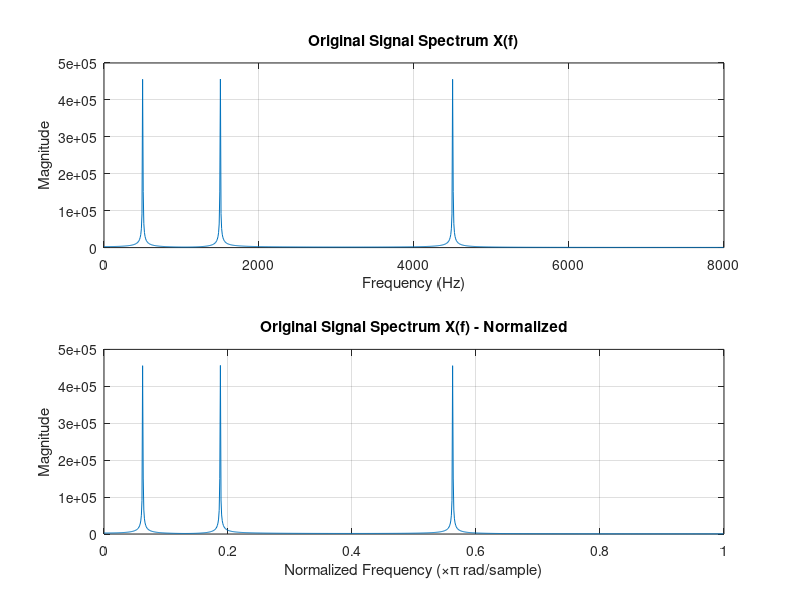
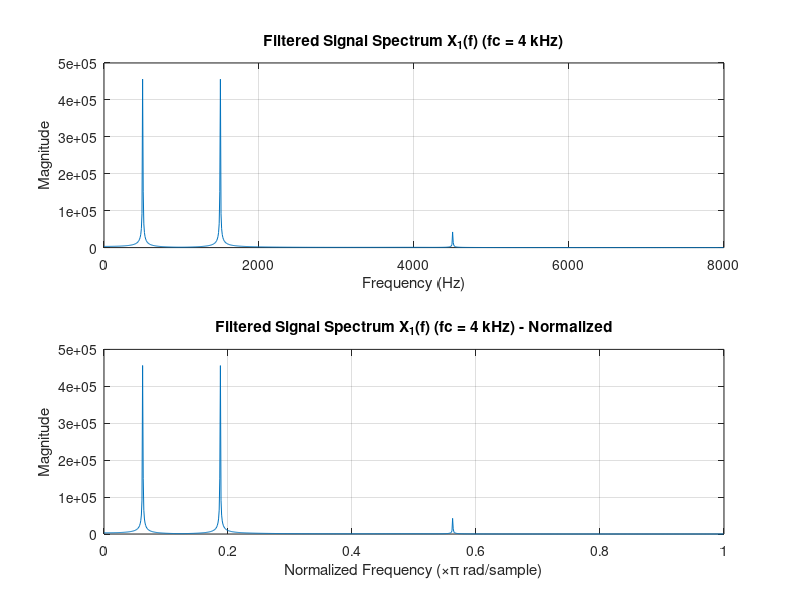
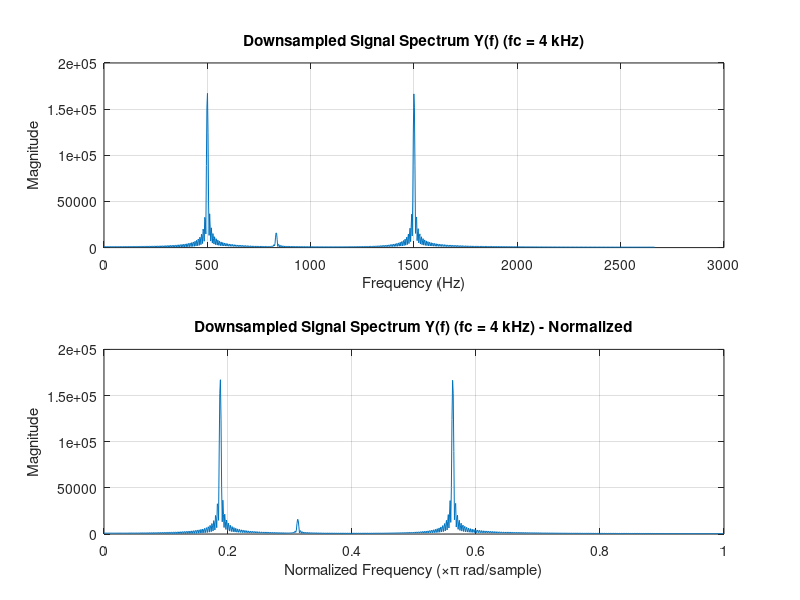
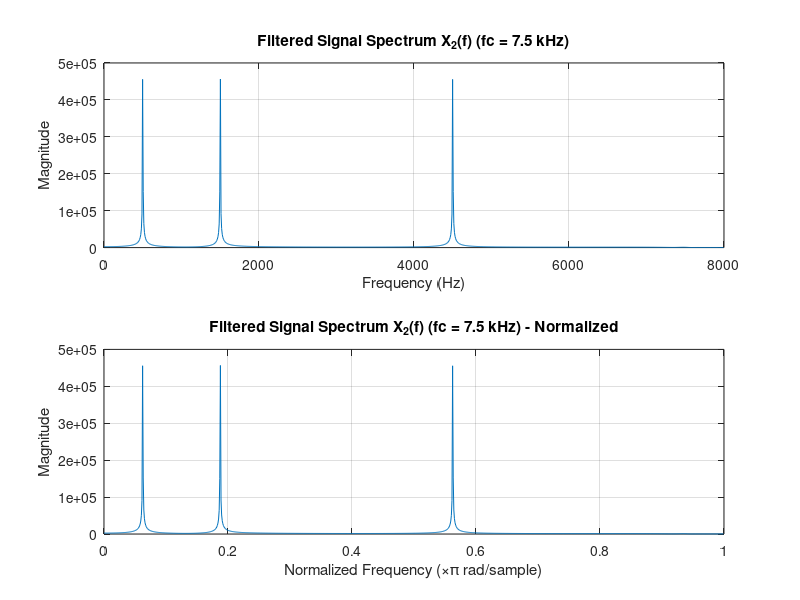

Reproduce these figures in MATLAB, in order.
fs = 16000; % 采样频率
N = 2024; % 信号长度
n = 0:N-1; % 时间轴

% 生成信号 x 的频率分量
f1 = 500;
f2 = 1500;
f3 = 4500;
x = 500*cos(2*pi*f1/fs.*n) + 500*cos(2*pi*f2/fs.*n) + 500*cos(2*pi*f3/fs.*n);

% 计算信号 x 的频谱
fftX = abs(fft(x, N));
F = (0:N/2-1)*(fs)/N;

% 绘制信号 x 的频谱
figure;
subplot(2, 1, 1)
plot(F, fftX(1:N/2))
xlabel('Frequency (Hz)')
ylabel('Magnitude')
title('Original Signal Spectrum X(f)')
grid on

% 绘制归一化标度频谱
subplot(2, 1, 2)
F_normalized = F / (fs / 2);
plot(F_normalized, fftX(1:N/2))
xlabel('Normalized Frequency (×π rad/sample)')
ylabel('Magnitude')
title('Original Signal Spectrum X(f) - Normalized')
grid on


% 设计巴特沃斯低通滤波器：fc=4kHz
fc1 = 4000; 
[b, a] = butter(12, fc1/(fs/2)); % 12阶巴特沃斯滤波器


% 通过低通滤波器后的信号 x1
x1_filtered = filter(b, a, x);
fftX1_filtered = abs(fft(x1_filtered, N));

% 绘制滤波后的信号频谱
figure;
subplot(2, 1, 1)
plot(F, fftX1_filtered(1:N/2))
xlabel('Frequency (Hz)')
ylabel('Magnitude')
title('Filtered Signal Spectrum X_1(f) (fc = 4 kHz)')
grid on

% 绘制归一化标度频谱
subplot(2, 1, 2)
plot(F_normalized, fftX1_filtered(1:N/2))
xlabel('Normalized Frequency (×π rad/sample)')
ylabel('Magnitude')
title('Filtered Signal Spectrum X_1(f) (fc = 4 kHz) - Normalized')
grid on

% 下采样
M = 3;
x1_downsampled = x1_filtered(1:M:end);
fs_new = fs/M;
fftX1_downsampled = abs(fft(x1_downsampled, N));
F_new = (0:N/2-1)*(fs_new)/N;

% 绘制下采样后的信号频谱
figure;
subplot(2, 1, 1)
plot(F_new, fftX1_downsampled(1:N/2))
xlabel('Frequency (Hz)')
ylabel('Magnitude')
title('Downsampled Signal Spectrum Y(f) (fc = 4 kHz)')
grid on

% 绘制归一化标度频谱
subplot(2, 1, 2)
F_new_normalized = F_new / (fs_new / 2);
plot(F_new_normalized, fftX1_downsampled(1:N/2))
xlabel('Normalized Frequency (×π rad/sample)')
ylabel('Magnitude')
title('Downsampled Signal Spectrum Y(f) (fc = 4 kHz) - Normalized')
grid on

% 设计巴特沃斯低通滤波器：fc=7.5kHz
fc2 = 7500; 
[b2, a2] = butter(12, fc2/(fs/2)); % 12阶巴特沃斯滤波器


% 通过低通滤波器后的信号 x1
x2_filtered = filter(b2, a2, x);
fftX2_filtered = abs(fft(x2_filtered, N));

% 绘制滤波后的信号频谱
figure;
subplot(2, 1, 1)
plot(F, fftX2_filtered(1:N/2))
xlabel('Frequency (Hz)')
ylabel('Magnitude')
title('Filtered Signal Spectrum X_2(f) (fc = 7.5 kHz)')
grid on

% 绘制归一化标度频谱
subplot(2, 1, 2)
plot(F_normalized, fftX2_filtered(1:N/2))
xlabel('Normalized Frequency (×π rad/sample)')
ylabel('Magnitude')
title('Filtered Signal Spectrum X_2(f) (fc = 7.5 kHz) - Normalized')
grid on

% 下采样
M = 3;
x2_downsampled = x2_filtered(1:M:end);
fs_new = fs/M;
fftX2_downsampled = abs(fft(x2_downsampled, N));
F_new = (0:N/2-1)*(fs_new)/N;

% 绘制下采样后的信号频谱
figure;
subplot(2, 1, 1)
plot(F_new, fftX2_downsampled(1:N/2))
xlabel('Frequency (Hz)')
ylabel('Magnitude')
title('Downsampled Signal Spectrum Y(f) (fc = 7.5 kHz)')
grid on

% 绘制归一化标度频谱
subplot(2, 1, 2)
F_new_normalized = F_new / (fs_new / 2);
plot(F_new_normalized, fftX2_downsampled(1:N/2))
xlabel('Normalized Frequency (×π rad/sample)')
ylabel('Magnitude')
title('Downsampled Signal Spectrum Y(f) (fc = 7.5 kHz) - Normalized')
grid on